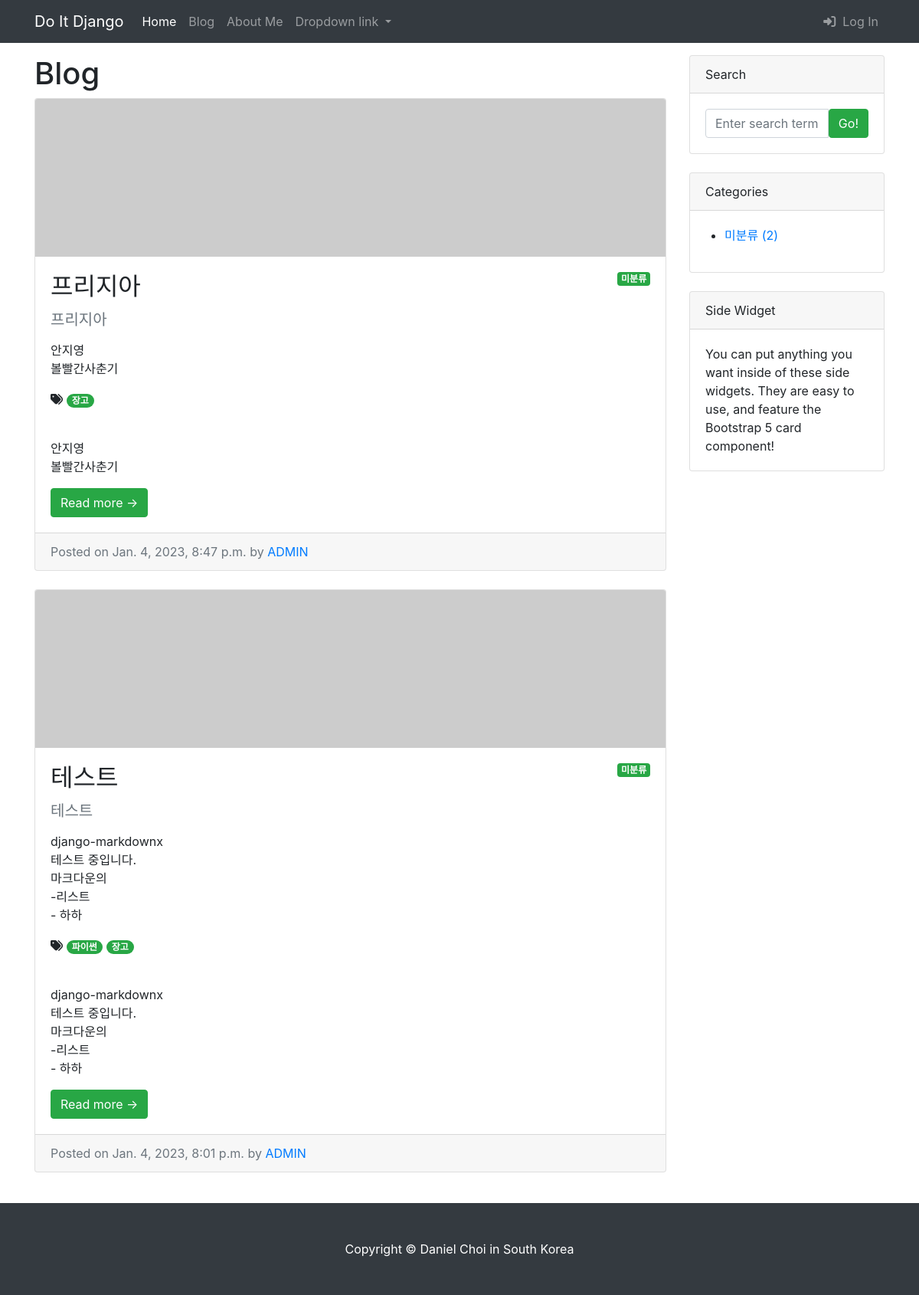
Screenshot of /blog/ with the database file from the repository.
### blog/models.py (models this page shows, shortened)
class Post(models.Model):
    title = models.CharField(max_length=30)
    hook_text = models.CharField(max_length=100, blank=True)
    content = MarkdownxField()
    head_image = models.ImageField(
        upload_to='blog/images/%Y/%m/%d/', blank=True)
    file_upload = models.FileField(
        upload_to='blog/files/%Y/%m/%d/', blank=True)
    created_at = models.DateTimeField(auto_now_add=True)
    updated_at = models.DateTimeField(auto_now=True)
    author = models.ForeignKey(User, on_delete=models.SET_NULL, null=True)
    category = models.ForeignKey(
        Category, on_delete=models.SET_NULL, null=True, blank=True)
    tags = models.ManyToManyField(Tag, blank=True)
    def get_absolute_url(self):
        return f'/blog/{self.pk}'

class Tag(models.Model):
    name = models.CharField(max_length=50)
    slug = models.SlugField(max_length=200, unique=True, allow_unicode=True)
    def __str__(self):
        return self.name
    def get_absolute_url(self):
        return f'/blog/tag/{self.slug}/'

### blog/views.py (the view)
# urls.py: path('', views.PostList.as_view()),
class PostList(ListView):
    model = Post
    ordering = '-pk'
    def get_context_data(self, **kwargs):
        context = super(PostList, self).get_context_data()
        context['categories'] = Category.objects.all()
        context['no_category_post_count'] = Post.objects.filter(
            category=None).count()
        return context

### templates/blog/post_list.html (shortened to what this page needs)
{% extends 'blog/base.html' %}
{% block main_area %}
<h1>Blog
</h1>
{% if post_list.exists %}
{% for p in post_list %}
<div class="card mb-4" id="post-{{ p.pk }}">
    {% if p.head_image %}
    <img class="card-img-top" src="{{ p.head_image.url }}" alt="{{ p }} head image"/>
    {% else %}
    <img class="card-img-top" src="https://picsum.photos/seed/{{ p.id }}/800/200" alt="random_image">
    {% endif %}
    <div class="card-body">
        {% if p.category %}
        <span class="badge badge-success float-right">{{ p.category }}</span>
        {% else %}
        <span class="badge badge-success float-right">미분류</span>
        {% endif %}
        <h2 class="card-title">{{ p.title }}</h2>
        {% if p.hook_text %}
        <h5 class="text-muted">{{ p.hook_text }}</h5>
        {% endif %}
        <p class="card-text">{{ p.content|linebreaks|truncatewords_html:45|safe }}</p>
        {% if p.tags.exists %}
            <i class="fa-solid fa-tags"></i>
            {% for tag in p.tags.iterator %}
            <a href="{{ tag.get_absolute_url }}">
                <span class="badge badge-pill badge-success">{{ tag }}</span></a>
            {% endfor %}
            <br>
            <br>
        {% endif %}
        <p class="card-text">{{ p.content|linebreaks|truncatewords:45 }}</p>
        <a class="btn btn-success" href="{{ p.get_absolute_url }}">Read more →</a>
    </div>
    <div class="card-footer text-muted">
        Posted on {{ p.created_at }} by
        <a href="#">{{ p.author|upper }}</a>
    </div>
</div>
{% endfor %}
{% else %}
<h3>아직 게시물이 없습니다.</h3>
{% endif %}
{% endblock  %}

### rows the page displays
Post: shows "미분류", title "프리지아", hook_text "프리지아", content "안지영 볼빨간사춘기", created_at "Jan. 4, 2023, 8:47 p.m.", author "ADMIN"
Tag: name "장고"
Post: shows "미분류", title "테스트", hook_text "테스트", content "django-markdownx 테스트 중입니다. 마크다운의 -리스트 - 하하", created_at "Jan. 4, 2023, 8:01 p.m.", author "ADMIN"
Tag: name "파이썬"

### other values shown
{{ no_category_post_count }} "2"
